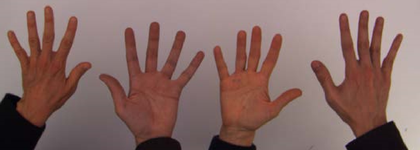
%> input picture CursoVisionArtificial/L1/image.PNG, 420 x 150 px, shrunk from 1092 x 391 before the run
$ octave pixelDetection.m   (GNU Octave 9; MATLAB toolbox functions it lacks are replaced by stand-ins)
%> lines starting %> are read from the running program, lines starting %| are printed output that depends on the picture; in (x1, y1, x2, y2) boxes, pixels count from 0 and x2, y2 are one past the last pixel; in counts of white or black regions, pixels touching at a corner belong together; the program's own positions count from 1
% Leer Imagen de archivo
    IMG = imread('image.PNG');
%> IMG is the input picture: size 150x420x3 uint8; mean R, G, B 134.2, 105.6, 101.3
% Definir Clase Piel
    Rp = 117.5;
    Gp = 66;
    Bp = 38.5;
% Definir Delta S
    sR = 113/2;
    sG = 77/2;
    sB = 80/2;
% Recorrer Matriz
IMG_UNSAT = [];
for j = 1:length(IMG(1,:,1))
    for i = 1:length(IMG(:,1,1))
        p = [double(IMG(i,j,:))];
        pR = p(1);
        pG = p(2);
        pB = p(3);
        IMG_UNSAT(i,j,:)=[pR,pG,pB]/sum(p);
    end
end
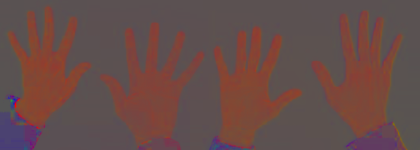
%> IMG_UNSAT: size 150x420x3 double; mean R, G, B 0.409, 0.301, 0.29
%%
IMG_ORG = IMG;
IMG = IMG;

for j = 1:length(IMG(1,:,1))
    for i = 1:length(IMG(:,1,1))
        p = [double(IMG(i,j,:))];
        pR = p(1);
        pG = p(2);
        pB = p(3);

        if((pR<Rp+sR && pR>Rp-sR) && (pG<Gp+sG && pG>Gp-sG) && (pB<Bp+sB && pB>Bp-sB))
            K(i,j) = 255;
        else
            K(i,j) = 0;
        end
    end
end
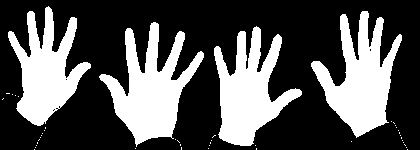
%> K: size 150x420 double; 33.2% white; 45 white regions (41 under 20 px), largest, box (x1, y1, x2, y2) and area: (99, 22, 204, 147) 5602, (311, 11, 402, 138) 5392, (214, 26, 302, 146) 5148, (8, 6, 91, 126) 4707

imshow(K)
